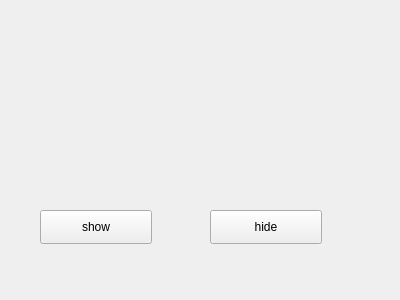
<?xml version="1.0" encoding="UTF-8"?>
<ui version="4.0">
 <class>Widget</class>
 <widget class="QWidget" name="Widget">
  <property name="geometry">
   <rect>
    <x>0</x>
    <y>0</y>
    <width>400</width>
    <height>300</height>
   </rect>
  </property>
  <property name="windowTitle">
   <string>Widget</string>
  </property>
  <widget class="QPushButton" name="pushButton">
   <property name="geometry">
    <rect>
     <x>40</x>
     <y>210</y>
     <width>112</width>
     <height>34</height>
    </rect>
   </property>
   <property name="text">
    <string>show</string>
   </property>
  </widget>
  <widget class="QPushButton" name="pushButton_2">
   <property name="geometry">
    <rect>
     <x>210</x>
     <y>210</y>
     <width>112</width>
     <height>34</height>
    </rect>
   </property>
   <property name="text">
    <string>hide</string>
   </property>
  </widget>
 </widget>
 <layoutdefault spacing="6" margin="11"/>
 <resources/>
 <connections/>
</ui>
